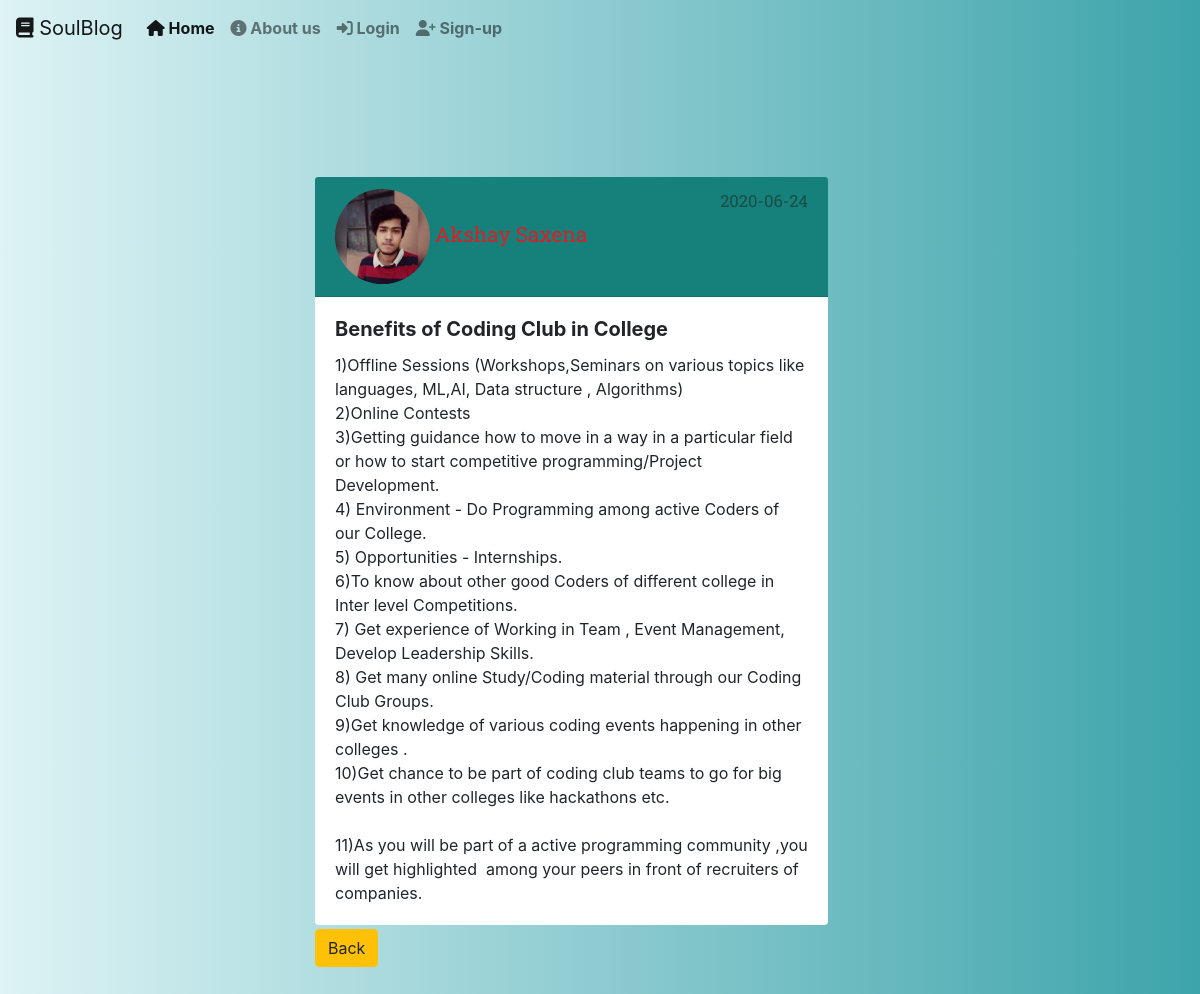
Screenshot of /post/3 with the database file from the repository.
### Flask_Projects/models.py (models this page shows, shortened)
class User(db.Model,UserMixin):
    id=db.Column(db.Integer,primary_key=True)
    username=db.Column(db.String(30),unique=True,nullable=False)
    email=db.Column(db.String(130),unique=True,nullable=False)
    password=db.Column(db.String(30),unique=True,nullable=False)
    img_file=db.Column(db.String(30),nullable=False,default='def.png')
    posts=db.relationship('Post',backref='author',lazy=True)

class Post(db.Model):
    id = db.Column(db.Integer, primary_key=True)
    title=db.Column(db.String(30),nullable=False)
    date_post=db.Column(db.DateTime,nullable=False,default=datetime.utcnow)
    content=db.Column(db.Text,nullable=False)
    user_id=db.Column(db.Integer,db.ForeignKey('user.id'),nullable=False)

### Flask_Projects/posts/routes.py (the view)
@posts.route("/post/<int:post_id>")
def post(post_id):
    post=Post.query.get_or_404(post_id) #return not found
    return render_template('post.html',title=post.title,post=post)

### Flask_Projects/templates/post.html (shortened to what this page needs)
{% extends "base.html" %}
{% block content %}
<div class="container-fluid post-cont-css">
  <div class="card">
        <div class="card-header">
          <img class="article-img"  src="{{ url_for('static', filename='profilepic/' + post.author.img_file) }}">
          <a class="mr-2" id="name-link" href="{{ url_for('users.userposts', username=post.author.username) }}">{{ post.author.username }}</a>
          <small class="text-muted"><span id="time-css">{{ post.date_post.strftime('%Y-%m-%d') }}</span></small>
        </div>
        <div class="card-body">
          <h5 class="card-title"><b>{{post.title}}</b></h5>
          <p class="card-text" >{{post.content}}</p>
        </div>
      </div>
      <a class="btn btn-warning btn-md mt-1 mb-1" href="{{ url_for('main.homepage') }}">Back</a>
      <div>
        <br>
      </div>
  </div>
{% endblock content %}

### Flask_Projects/static/base.css (style rules this page uses)
.card { width: 50%; }
.article-img { border-radius: 50%; width: 20%; }

### Flask_Projects/templates/post.html (style rules this page uses)
.post-cont-css { width: 50%; margin-top: 10%; }
.card { width: 90%; border: 0px; }
.card-header { font-family:'Roboto Slab', serif; background-color:#16817a; font-size: 130%; }
.article-img { border-radius: 50%; }
.card-text { white-space: pre-wrap; }
#name-link { color: #d92027; }
#time-css { color: #184d47; float: right; }

### Flask_Projects/templates/base.html (style rules this page uses)
body { background-image:linear-gradient(90deg,#ddf3f5,#3da4ab); }

### rows the page displays
User: img_file (picture)
Post: date_post "2020-06-24", title "Benefits of Coding Club in College", content "1)Offline Sessions (Workshops,Seminars on various topics like languages, ML,AI, Data structure , Algorithms) 2)Online Contests 3)Getting guidance how to move in a way in a particular field or how to start competitive programming/Project Development. 4) Environment - Do Programming among active Coders of our College. 5) Opportunities - Internships. 6)To know about other good Coders of different college in Inter level Competitions. 7) Get experience of Working in Team , Event Management, Develop Leadership Skills. 8) Get many online Study/Coding material through our Coding Club Groups. 9)Get knowledge of various coding events happening in other colleges . 10)Get chance to be part of coding…"
